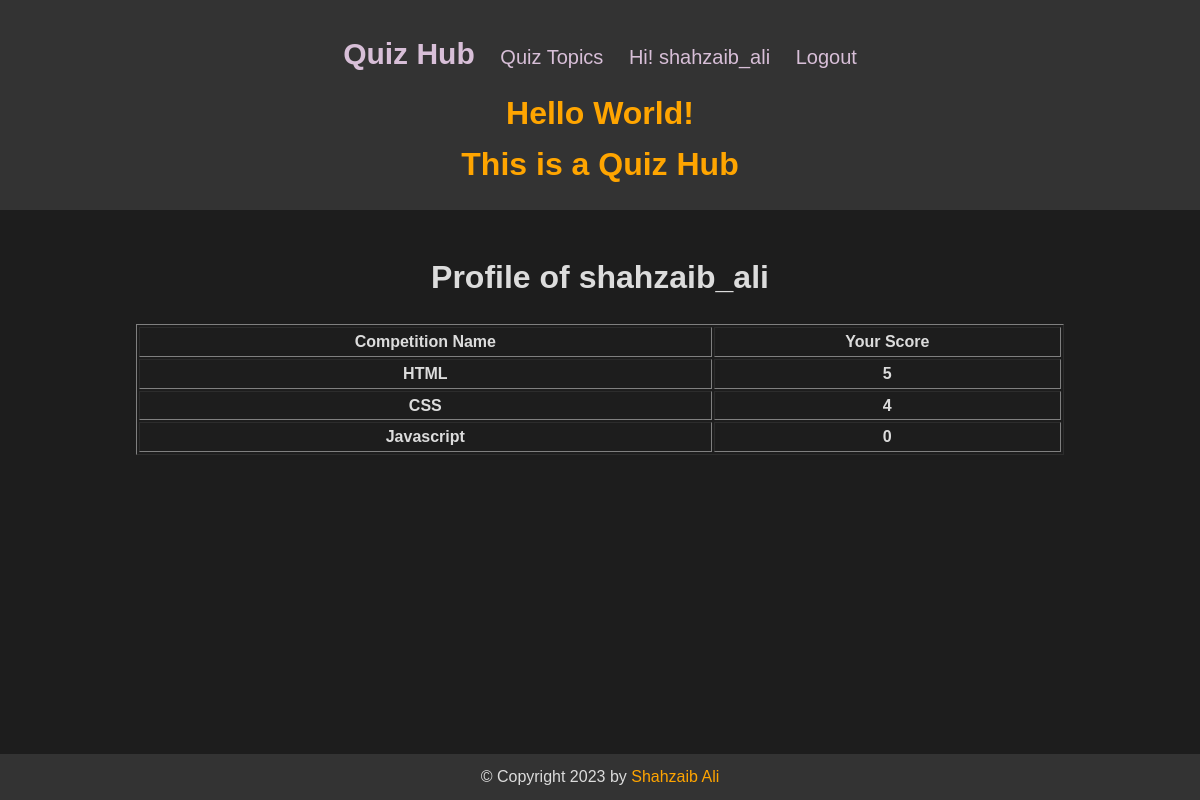
The app's page /profile/ (signed in), older data.
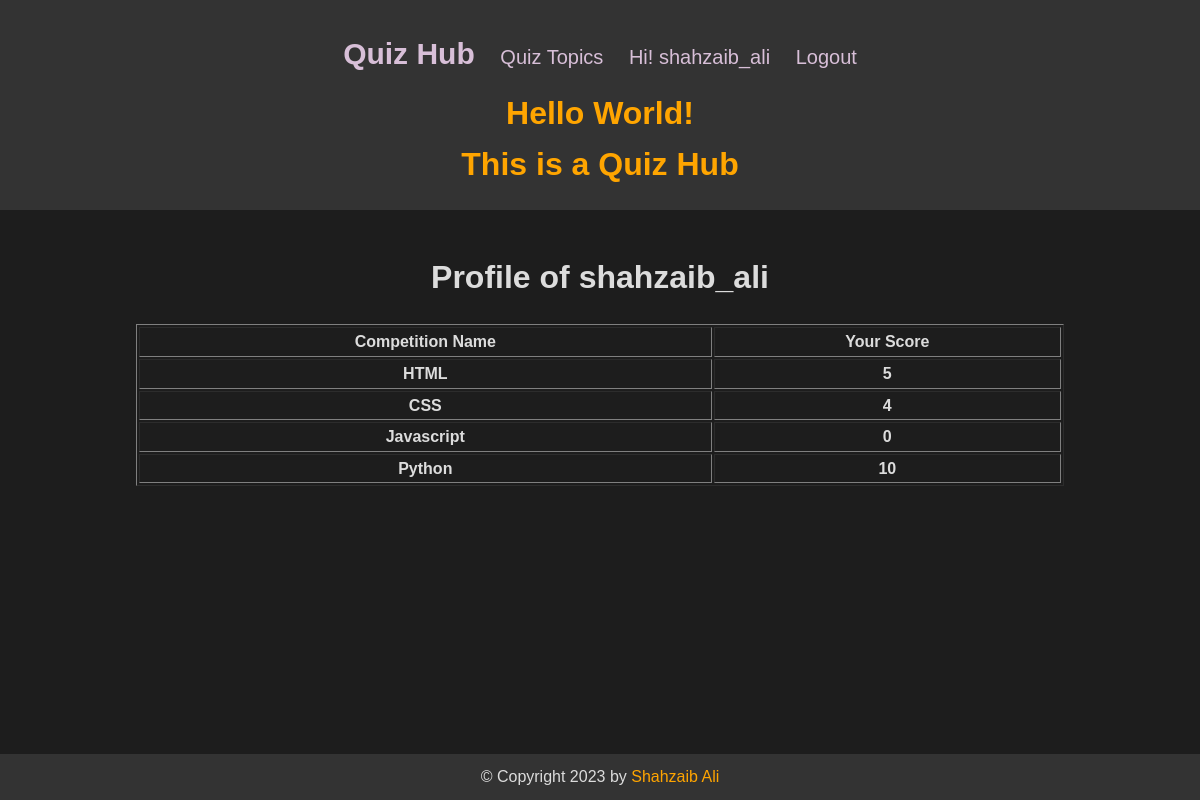
The same page, newer data.
### quiz_app/models.py (models this page shows, shortened)
class UserTopicScore(models.Model):
    user = models.ForeignKey(User, on_delete=models.CASCADE)
    topic = models.ForeignKey(Topic, on_delete=models.CASCADE)
    score = models.IntegerField(default=0)

class Topic(models.Model):
    topic = models.CharField(max_length=255)
    def __str__(self):
        return self.topic

### quiz_app/views.py (the view)
# urls.py: path("profile/", views.MyProfile.as_view(), name='profile'),
class MyProfile(APIView):
    def get(self, request):
        if request.user.is_authenticated:
            user_scores = UserTopicScore.objects.filter(user=request.user)
            context = {
            'user_scores': user_scores
            }
            return render(request, 'quiz_app/profile.html', context=context)
        else:
            messages.error(request,'You must login first!')
            return redirect('quiz_app:login')

### quiz_app/templates/quiz_app/profile.html (shortened to what this page needs)
{% extends 'quiz_app/index.html' %}
{% block content %}
    <h1 style="text-align: center;">
        Profile of {{ request.user.username }}
    </h1>
    <div style="text-align: center;">
        <table style="margin: auto; width: 80%;" border="1">
            <tr>
                <th>
                    Competition Name
                </th>
                <th>
                    Your Score
                </th>
            </tr>
            {% for user_score in user_scores %}
                <tr>
                    <th>
                        {{ user_score.topic }}
                    </th>
                    <th>
                        {{ user_score.score }}
                    </th>
                </tr>
            {% endfor %}
        </table>
    </div>
{% endblock %}

Row changes from the older to the newer data that the page shows:
added UserTopicScore: topic "Python", score "10"
